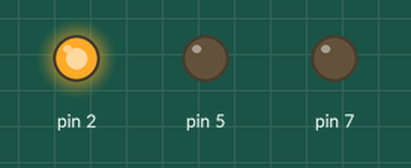
Recording of a sketch running on a simulated Arduino Uno, built with avr-gcc and run on an emulated ATmega328P. On the bench: output pins drawn as LEDs (lit = HIGH).

Above: at 2.5 s.
At 5.5 s:
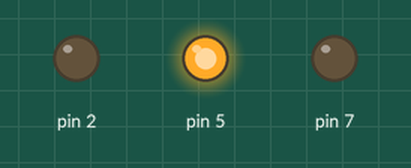
At 8.5 s:
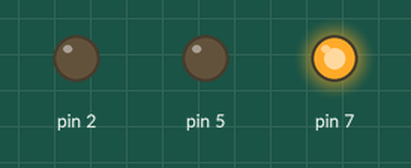
Timing chart, 0 to 14.3 s (numbered marks = the images above):
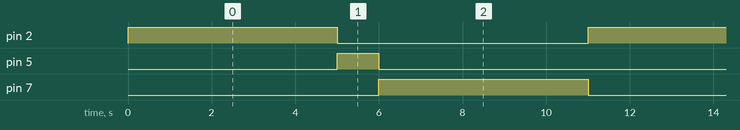

The sketch:

Traffic_light.ino
```cpp
void setup()
{
  pinMode(2, OUTPUT);
  pinMode(5, OUTPUT);
  pinMode(7, OUTPUT);
}

void loop()
{
  digitalWrite(2, HIGH);
  delay(5000);
  digitalWrite(2, LOW);

  digitalWrite(5,HIGH);
  delay(1000);
  digitalWrite(5,LOW);

  digitalWrite(7,HIGH);
  delay(5000);
  digitalWrite(7,LOW);
}
```

Measured:
- by itself, pin 2, pin 7: alternates HIGH for 5.0 s and LOW for 6.0 s
- by itself, pin 5: alternates HIGH for 1.0 s and LOW for 10.0 s
- by itself, everything shown: repeats every 11.0 s, in 4 steps
